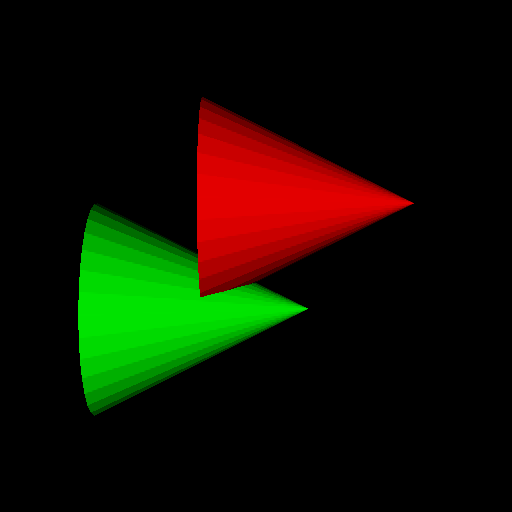

Reproduce this figure in Python.
#!/usr/bin/env python

# Test world vs physical coordinate system actors with camera travel matrix.

import vtkmodules.vtkInteractionStyle  # noqa: F401
import vtkmodules.vtkRenderingFreeType  # noqa: F401
import vtkmodules.vtkRenderingOpenGL2  # noqa: F401

from vtkmodules.vtkCommonMath import vtkMatrix4x4
from vtkmodules.vtkCommonTransforms import vtkTransform
from vtkmodules.vtkFiltersSources import vtkConeSource
from vtkmodules.vtkRenderingCore import (
    vtkActor,
    vtkPolyDataMapper,
    vtkRenderWindow,
    vtkRenderWindowInteractor,
    vtkRenderer,
)

renwin_width = 512
renwin_height = 512

# Two cone sources
cone_1 = vtkConeSource()
cone_1.SetResolution(32)

cone_2 = vtkConeSource()
cone_2.SetResolution(32)

mapper_1 = vtkPolyDataMapper()
mapper_1.SetInputConnection(cone_1.GetOutputPort())

mapper_2 = vtkPolyDataMapper()
mapper_2.SetInputConnection(cone_2.GetOutputPort())

renderer = vtkRenderer()

# Red cone in world coordinates
world_actor = vtkActor()
world_actor.SetMapper(mapper_1)
world_actor.GetProperty().SetColor(1.0, 0.0, 0.0)
world_actor.SetCoordinateSystemToWorld()
world_actor.SetCoordinateSystemRenderer(renderer)

# Green cone in physical coordinates
physical_actor = vtkActor()
physical_actor.SetMapper(mapper_2)
physical_actor.GetProperty().SetColor(0.0, 1.0, 0.0)
physical_actor.SetCoordinateSystemToPhysical()
physical_actor.SetCoordinateSystemRenderer(renderer)

renderer.AddActor(world_actor)
renderer.AddActor(physical_actor)

render_window = vtkRenderWindow()
render_window.AddRenderer(renderer)
render_window.SetWindowName("world vs physical actors")
render_window.SetMultiSamples(0)
render_window.SetSize(renwin_width, renwin_height)

interactor = vtkRenderWindowInteractor()
interactor.SetRenderWindow(render_window)

# Scene
model_matrix = vtkMatrix4x4()
tform = vtkTransform()
tform.Identity()
tform.Translate(0.5, 0.5, 0)
model_matrix.Multiply4x4(model_matrix, tform.GetMatrix(), model_matrix)

camera = renderer.GetActiveCamera()
camera.SetModelTransformMatrix(model_matrix)
camera.Modified()

physical_to_world = vtkMatrix4x4()
physical_to_world.DeepCopy(model_matrix)
physical_to_world.Invert()
render_window.SetPhysicalToWorldMatrix(physical_to_world)

render_window.Render()
renderer.ResetCamera()

interactor.Initialize()
interactor.Start()
